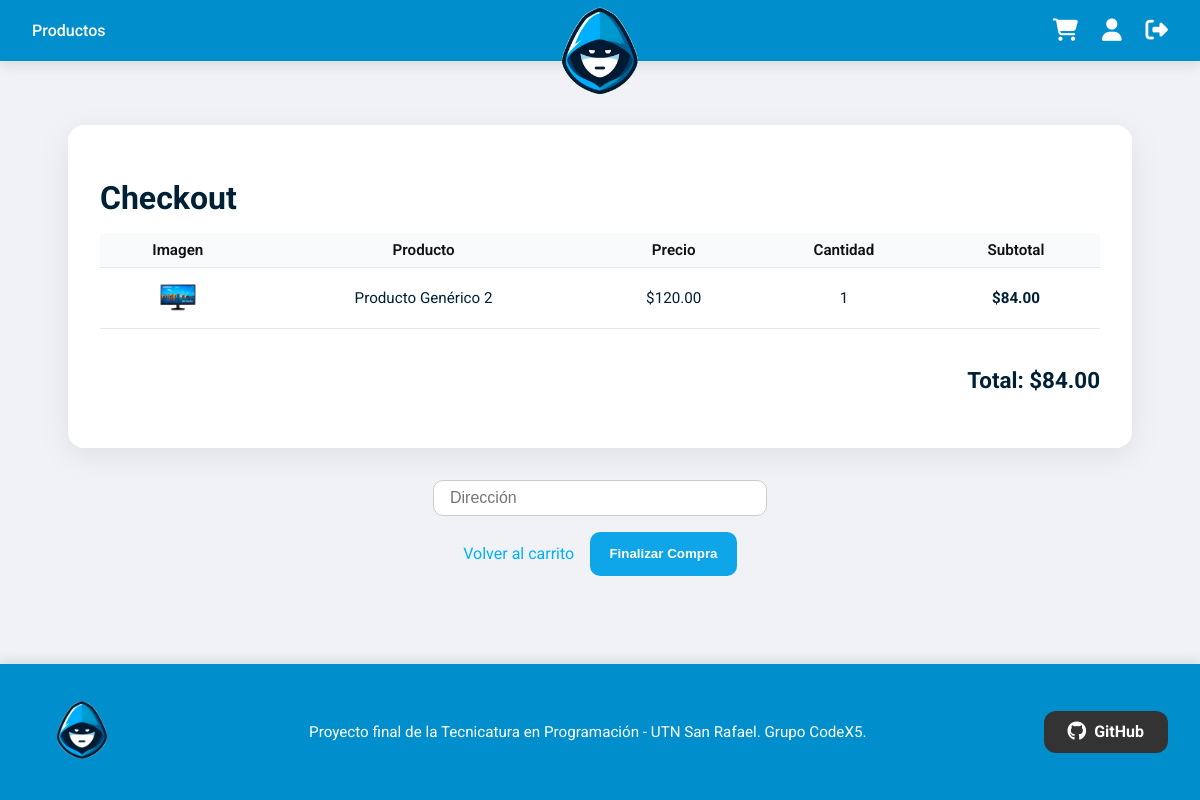
Before: /checkout/ (signed in) with the older database file.
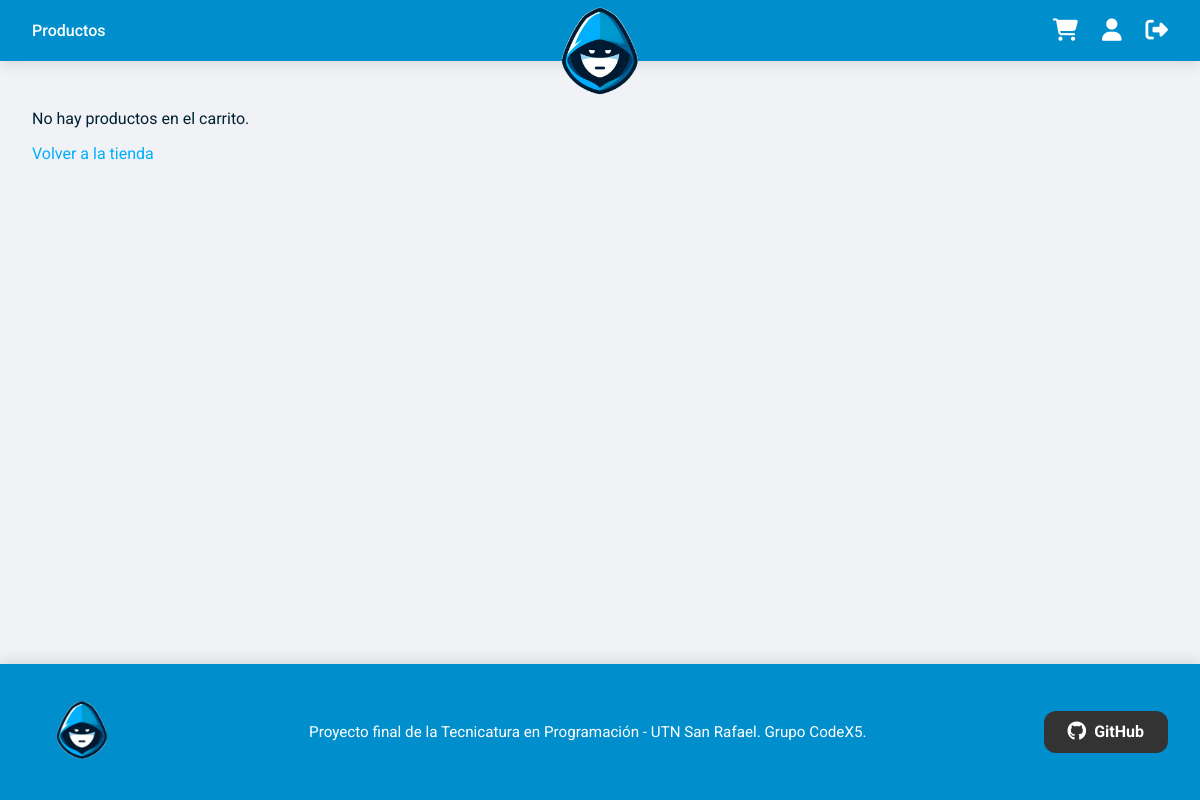
After: the same page with the newer database file.
### productos/models.py (models this page shows, shortened)
class CarritoProducto(models.Model):
    carrito = models.ForeignKey('Carrito', on_delete=models.CASCADE)
    producto = models.ForeignKey(Producto, on_delete=models.CASCADE)
    cantidad = models.PositiveIntegerField(default=1)
    def subtotal(self):
        return self.producto.precio_con_descuento * self.cantidad
    class Meta:
        db_table = 'carritos_productos'
        verbose_name = "Producto en Carrito (contenido del carrito)"
        verbose_name_plural = "Productos en Carrito (contenido del carrito)"

class Producto(models.Model):
    nombre = models.CharField(max_length=200)
    descripcion = models.TextField()
    precio = models.DecimalField(max_digits=10, decimal_places=2)
    descuento = models.PositiveIntegerField(default=0)
    stock = models.PositiveIntegerField(default=0)
    imagen = models.ImageField(upload_to="img_productos/", blank=True, null=True)
    categoria = models.ForeignKey(
        Categoria,
        on_delete=models.CASCADE,
        related_name="productos",
        null=True,
        blank=True
    )
    @property
    def precio_con_descuento(self):
        return self.precio - (self.precio * self.descuento / 100) if self.descuento else self.precio
    class Meta:
        db_table = 'productos'
        verbose_name = "Producto (artículo a la venta)"
        verbose_name_plural = "Productos (artículos a la venta)"

### productos/views.py (the view, shortened to what this page needs)
# urls.py: path('checkout/', views.checkout, name='checkout'),
@login_required
def checkout(request):
    carrito, _ = Carrito.objects.get_or_create(usuario=request.user)
    total = carrito.total()
    return render(request, 'productos/checkout.html', {'carrito': carrito, 'total': total})

### productos/models.py (called while the page is built)
    def total(self):
        return sum(item.subtotal() for item in self.carritoproducto_set.all())

### productos/templates/productos/checkout.html (shortened to what this page needs)
{% extends 'productos/base.html' %}
{% load static %}
{% block content %}
<link rel="stylesheet" href="{% static 'css/checkout.css' %}">
{% if carrito.carritoproducto_set.exists %}
<div class="checkout-card">
    <h1>Checkout</h1>
    <table class="carrito-tabla">
        <thead>
            <tr>
                <th>Imagen</th>
                <th>Producto</th>
                <th>Precio</th>
                <th>Cantidad</th>
                <th>Subtotal</th>
            </tr>
        </thead>
        <tbody>
            {% for item in carrito.carritoproducto_set.all %}
            <tr>
                <td>
                    {% if item.producto.imagen %}
                        <img src="{{ item.producto.imagen.url }}" alt="{{ item.producto.nombre }}" class="producto-img">
                    {% else %}
                        <img src="https://via.placeholder.com/40" alt="Sin imagen" class="producto-img">
                    {% endif %}
                </td>
                <td>{{ item.producto.nombre }}</td>
                <td>${{ item.producto.precio }}</td>
                <td>{{ item.cantidad }}</td>
                <td><strong>${{ item.subtotal }}</strong></td>
            </tr>
            {% endfor %}
        </tbody>
    </table>
    <div class="total-botones-container">
        <p>Total: ${{ total }}</p>
    </div>
</div>
<div class="checkout-form-container">
    <form id="checkout-form" method="post" action="{% url 'checkout' %}">
        <input type="text" name="direccion" id="direccion" placeholder="Dirección" required
               style="max-width: 300px; margin: 0 auto; display: block;">
        <div class="form-botones" style="display: flex; justify-content: center; gap: 1rem; margin-top: 1rem;">
            <a href="{% url 'ver_carrito' %}" class="btn-volver"
               style="height: 44px; display: flex; align-items: center;">Volver al carrito</a>
            <button type="submit" class="btn-finalizar" style="height: 44px;">Finalizar Compra</button>
        </div>
    </form>
</div>
{% else %}
<p>No hay productos en el carrito.</p>
<a href="{% url 'lista_productos' %}" class="botones-carrito">Volver a la tienda</a>
{% endif %}
{% endblock %}

Changed rows visible on the page:
removed CarritoProducto: producto.imagen (picture), producto.nombre "Producto Genérico 2", producto.precio "120.00", cantidad "1", subtotal "84.00"
Other visible differences:
{{ total }}: "84.00" → (not shown)
text no longer shown: "Checkout Imagen Producto Precio Cantidad Subtotal Total: $ Volver al carrito Finalizar Compra"
text now shown: "No hay productos en el carrito. Volver a la tienda"
